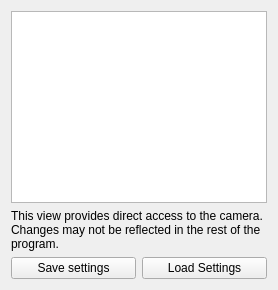
      <widget class="QWidget" name="advancedTab">
       <attribute name="title">
        <string>Camera Features</string>
       </attribute>
       <layout class="QVBoxLayout" name="verticalLayout_9">
        <item>
         <layout class="QVBoxLayout" name="verticalLayout_13">
          <item>
           <widget class="QTreeView" name="advancedTree">
            <property name="animated">
             <bool>true</bool>
            </property>
           </widget>
          </item>
          <item>
           <widget class="QLabel" name="label_20">
            <property name="text">
             <string>&lt;html&gt;&lt;head/&gt;&lt;body&gt;&lt;p&gt;This view provides direct access to the camera. Changes may not be reflected in the rest of the program.&lt;/p&gt;&lt;/body&gt;&lt;/html&gt;</string>
            </property>
            <property name="wordWrap">
             <bool>true</bool>
            </property>
           </widget>
          </item>
          <item>
           <layout class="QHBoxLayout" name="horizontalLayout_6">
            <item>
             <widget class="QPushButton" name="saveSettingsButton">
              <property name="toolTip">
               <string>Choose a file to store camera settings.</string>
              </property>
              <property name="text">
               <string>Save settings</string>
              </property>
             </widget>
            </item>
            <item>
             <widget class="QPushButton" name="loadSettingsButton">
              <property name="toolTip">
               <string>Choose a file to load camera settings.</string>
              </property>
              <property name="text">
               <string>Load Settings</string>
              </property>
             </widget>
            </item>
           </layout>
          </item>
         </layout>
        </item>
       </layout>
      </widget>
